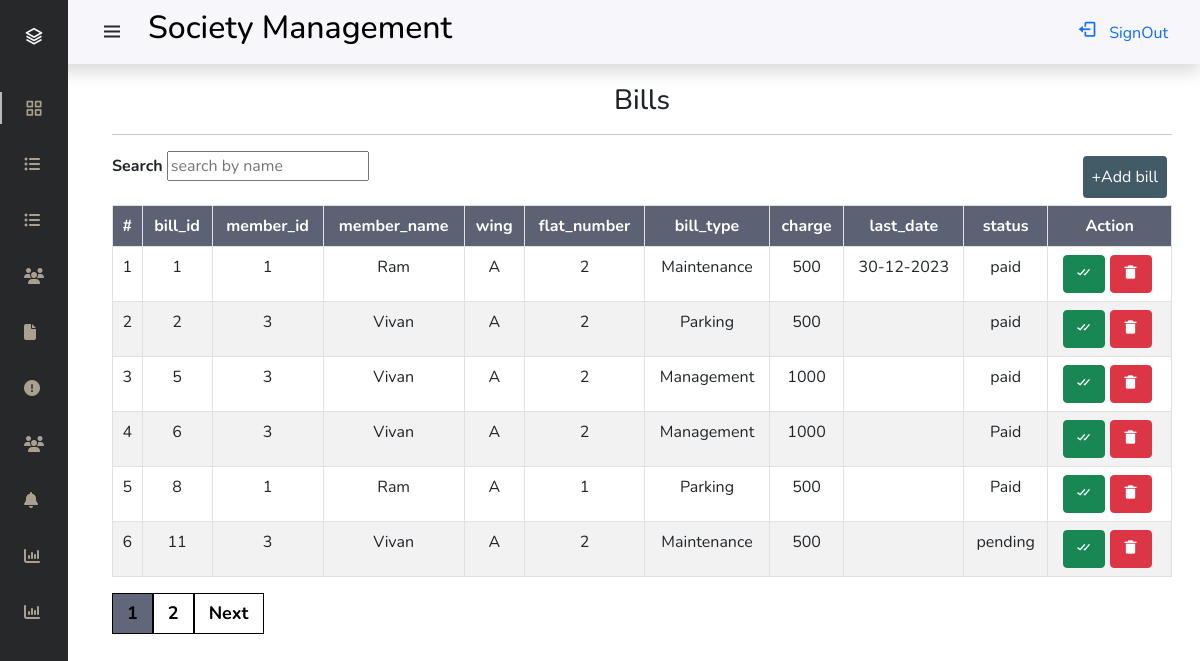
The app's page /bills.php (signed in) with its own data.
### tables this page shows
CREATE TABLE `bills` (
  `bill_id` int(10) NOT NULL,
  `member_id` int(10) NOT NULL,
  `member_name` char(50) NOT NULL,
  `wing` varchar(10) NOT NULL,
  `flat_number` int(4) NOT NULL,
  `bill_type` varchar(30) NOT NULL,
  `charge` float NOT NULL,
  `last_date` varchar(15) NOT NULL,
  `status` varchar(10) NOT NULL
);

### curd_functions.php (the view, shortened to what this page needs)
<?php
function data($course, $page = 1, $recordsPerPage = 6) {
    include 'config.php';
    $offset = ($page - 1) * $recordsPerPage;
    $select = "SELECT * FROM $course LIMIT $offset, $recordsPerPage";
    $res = $conn->query($select);
    $arr_data = $res->fetch_all(MYSQLI_ASSOC);
    $fieldinfo = $res->fetch_fields();
    echo '<table class="table table-bordered table-striped table-hover" id="mytable">';
    echo '<tr style="background-color:#61677A; color:white;"><th scope="col">#';
    foreach ($fieldinfo as $val) {
        echo '<th scope="col">' . $val->name . '</th>';
    }
    echo '<th scope="col">Action</th></tr>';
    $no = $offset + 1;
    foreach ($arr_data as $row) {
        echo '<tr class="filter"><td>' . $no++ . '</td>';
        foreach ($row as $key => $value) {
            echo '<td>' . $value . '</td>';
        }
        if ($course == 'flat') {
            echo '<td class="edit">';
            echo '<a class="btn btn-success" style="margin-right:5px;" href="edit_flat.php?id=' . $row['flat_id'] . '" clas><i class="bx bxs-edit-alt"></i></a>';
            echo '<a class="btn btn-danger" style="margin-right:5px;" href="del_flat.php?id=' . $row['flat_id'] . '"><i class="bx bxs-trash-alt"></i></a>';
            echo '</td>';
        } elseif ($course == 'visitors') {
            echo '<td class="edit">';
            echo '<a class="btn btn-danger"style="margin-right:5px;" href="del_visitor.php?id=' . $row['v_id'] . '"><i class="bx bxs-trash-alt"></i></a>';
            echo '</td>';
        }elseif ($course == 'notice') {
            echo '<td class="edit">';
            echo '<a class="btn btn-danger"style="margin-right:5px;" href="del_notice.php?id=' . $row['n_id'] . '"><i class="bx bxs-trash-alt"></i></a>';
            echo '</td>';
        }elseif ($course == 'bills') {
            echo '<td class="edit">';
            echo '<a class="btn btn-success" style="margin-right:5px;" href="edit_bill.php?id=' . $row['bill_id'] . '"><i class="bx bx-check-double"></i></a>';
            echo '<a class="btn btn-danger"style="margin-right:5px;" href="del_bill.php?id=' . $row['bill_id'] . '"><i class="bx bxs-trash-alt"></i></a>';
            echo '</td>';
        }else if ($course == 'wing') {
            echo '<td class="edit">';
            echo '<a class="btn btn-success" style="margin-right:5px;" href="edit_wing.php?id=' . $row['wing_id'] . '" clas><i class="bx bxs-edit-alt"></i></a>';
            echo '<a class="btn btn-danger" style="margin-right:5px;" href="del_wing.php?id=' . $row['wing_id'] . '"><i class="bx bxs-trash-alt"></i></a>';
            echo '</td>';
        }else if ($course == 'complain'){
            echo '<td class="edit">';
            echo '<a class="btn btn-success"style="margin-right:5px;" href="complain_reply.php?id=' . $row['complain_id'] .'"><i class="bx bx-message-alt-dots"></i></a>';
            echo '<a class="btn btn-danger" style="margin-right:5px;" href="del_complain.php?id=' . $row['complain_id'] . '"><i class="bx bxs-trash-alt"></i></a>';
            echo '</td>';
        }
        else{}
    }
    echo '</table>';
    $query = "SELECT COUNT(*) FROM $course";
    $result = $conn->query($query);
    $row = $result->fetch_row();
    $total_records = $row[0];
    $total_pages = ceil($total_records / $recordsPerPage);
    echo '<div class="pagination">';
    for ($i = 1; $i <= $total_pages; $i++) {
        if ($i == $page) {
            echo '<a class="active" href="?page=' . $i . '">' . $i . '</a>';
        } else {
            echo '<a href="?page=' . $i . '">' . $i . '</a>';
        }
    }
    if ($page < $total_pages) {
        echo '<a href="?page=' . ($page + 1) . '">Next</a>';
    }
    echo '</div>';
}
?>

### bills.php (shortened to what this page needs)
<?php
include 'config.php';
if (isset($_SESSION['admin_email']) && isset($_SESSION['admin_pwd'])) {
?>
<!DOCTYPE html>
<html lang="en">
<head>
    <link href="https://cdn.jsdelivr.net/npm/bootstrap@5.0.2/dist/css/bootstrap.min.css" rel="stylesheet">
    <link href="https://cdn.jsdelivr.net/npm/boxicons@latest/css/boxicons.min.css" rel="stylesheet">
    <link rel="stylesheet" href="https://cdnjs.cloudflare.com/ajax/libs/font-awesome/4.7.0/css/font-awesome.min.css">
    <link rel="stylesheet" href="./css/stl.css">
</head>
<body id="body-pd">
    <?php
    include 'functions.php';
    side_bar();
    ?>
    <div class="container">
        <h3 class="text-center">Bills</h3>
        <hr>
        <div class="add">
            <a href="send_bill.php" class="btn" style="background-color:#435B66">+Add bill</a>
        </div>
        <label for="search"><b>Search</b></label>
        <input type="search" name="search" id="search" onkeyup="search_bar()" placeholder="search by name"><br><br>
        <?php
        include 'curd_functions.php';
        $currentPage = isset($_GET['page']) ? $_GET['page'] : 1;
        data('bills', $currentPage);
        ?>
    </div>
</body>
</html>
<?php
}
else{
    header('location:admin_login.php');
}
?>

### functions.php (shortened to what this page needs)
<?php
function side_bar(){
?>
    <header class="header shadow" id="header">
        <div class="header_toggle" style="display:flex; align-items:center;">
        <i class='bx bx-menu' id="header-toggle"></i>
        <h2 style = "padding-left:1.5rem; color:black;">Society Management</h2>
    </div>
        <div>
        <a href="admin_logout.php">
                <i class='bx bx-log-out nav_icon'></i>
                <span class="sign-out">SignOut</span>
        </a>
</div>
    </header>
    <div class="l-navbar" id="nav-bar">
        <nav class="nav">
            <div>
                 <a href="#" class="nav_logo nav_mobile_link">
                    <i class='bx bx-layer nav_logo-icon'></i>
                </a>
                <div class="nav_list">
                    <a href="admin_home.php" class="nav_link active">
                        <i class='bx bx-grid-alt nav_icon'></i>
                    </a>
                    <a href="wing.php" class="nav_link">
                        <i class='fa fa-list-ul'></i>
                    </a>
                    <a href="flats.php" class="nav_link">
                        <i class='fa fa-list-ul'></i>
                    </a>
                    <a href="members.php" class="nav_link">
                        <i class='fa fa-users'></i>
                    </a>
                    <a href="bills.php" class="nav_link">
                        <i class='fa fa-file'></i>
                    </a>
                    <a href="complaints.php" class="nav_link">
                        <i class='fa fa-exclamation-circle'></i>
                    </a>
                    <a href="visitors.php" class="nav_link">
                        <i class='fa fa-users'></i>
                    </a>
                    <a href="notice.php" class="nav_link">
                        <i class='fa fa-bell'></i>
                    </a>
                    <a href="reports.php" class="nav_link">
                        <i class='fa fa-bar-chart'></i>
                    </a>
                    <a href="contact.php" class="nav_link">
                        <i class='fa fa-bar-chart'></i>
                    </a>
            </div>
            </div>
        </nav>
    </div>
<?php
}
?>

### css/stl.css (style rules this page uses)
:root { --header-height: 3rem; --nav-width: 68px; --first-color: #272829; --first-color-light: #E1D4BB; --white-color: #F7F6FB; --body-font: 'Nunito', sans-serif; --normal-font-size: 1rem; --z-fixed: 100 }
*,::before,::after { box-sizing: border-box }
body { position: relative; margin: var(--header-height) 0 0 0; padding: 0 1rem; font-family: var(--body-font); font-size: var(--normal-font-size); transition: .5s }
a { text-decoration: none; }
.header { width: 100%; height: var(--header-height); position: fixed; top: 0; left: 0; display: flex; align-items: center; justify-content: space-between; padding: 0 1rem; background-color: var(--white-color); z-index: var(--z-fixed); transition: .5s; }
.header_toggle { color: var(--first-color); font-size: 1.5rem; cursor: pointer; }
.l-navbar { position: fixed; top: 0; left: -30%; width: var(--nav-width); height: 100vh; background-color: var(--first-color); padding: .5rem 1rem 0 0; transition: .5s; z-index: var(--z-fixed); }
.nav { height: 100%; display: flex; flex-direction: column; justify-content: space-between; overflow: hidden; }
.nav_logo, .nav_link { display: grid; grid-template-columns: max-content max-content; align-items: center; column-gap: 1rem; padding: .5rem 0 .5rem 1.5rem; }
.nav_logo { margin-bottom: 2rem; }
.nav_logo-icon { font-size: 1.25rem; color: var(--white-color); }
.nav_link { position: relative; color: var(--first-color-light); margin-bottom: 1rem; transition: .3s; opacity: 0.7; }
.nav_icon { font-size: 1.25rem; }
.active { color: var(--white-color); }
.active::before { content: ''; position: absolute; left: 0; width: 2px; height: 32px; background-color: var(--white-color); }
tr, th { text-align: center; }
.nav_link { display: flex; align-items: center; color: var(--first-color-light); margin-bottom: 1rem; transition: .3s; max-height: 40px; overflow: hidden; }
.nav_icon { font-size: 1.25rem; margin-right: 0.5rem; }
.text-center { padding-top: 20px; }
@media screen and (min-width: 768px) { body { margin: calc(var(--header-height) + 1rem) 0 0 0; padding-left: calc(var(--nav-width) + 2rem); } }
@media screen and (min-width: 768px) { .header { height: calc(var(--header-height) + 1rem); padding: 0 2rem 0 calc(var(--nav-width) + 2rem); } }
@media screen and (min-width: 768px) { .l-navbar { left: 0; padding: 1rem 1rem 0 0; } }
.pagination { display: inline-block; }
.pagination a { font-weight:bold; font-size:18px; color: black; float: left; padding: 6px 14px; text-decoration: none; border:1px solid black; }
.pagination a.active { background-color: #61677A; }
.add { float: right; }
.add a { padding: 8px; margin: 5px; color: white; }

### records on screen
bills: bill_id "1", member "1", member_name "Ram", wing "A", flat_number "2", bill_type "Maintenance", charge "500", last_date "30-12-2023", status "paid"
bills: bill_id "2", member "3", member_name "Vivan", wing "A", flat_number "2", bill_type "Parking", charge "500", status "paid"
bills: bill_id "5", member "3", member_name "Vivan", wing "A", flat_number "2", bill_type "Management", charge "1000", status "paid"
bills: bill_id "6", member "3", member_name "Vivan", wing "A", flat_number "2", bill_type "Management", charge "1000", status "Paid"
bills: bill_id "8", member "1", member_name "Ram", wing "A", flat_number "1", bill_type "Parking", charge "500", status "Paid"
bills: bill_id "11", member "3", member_name "Vivan", wing "A", flat_number "2", bill_type "Maintenance", charge "500", status "pending"

### other values on screen
$val->name "bill_id"
$val->name "member_id"
$val->name "member_name"
$val->name "wing"
$val->name "flat_number"
$val->name "bill_type"
$val->name "charge"
$val->name "last_date"
$val->name "status"
